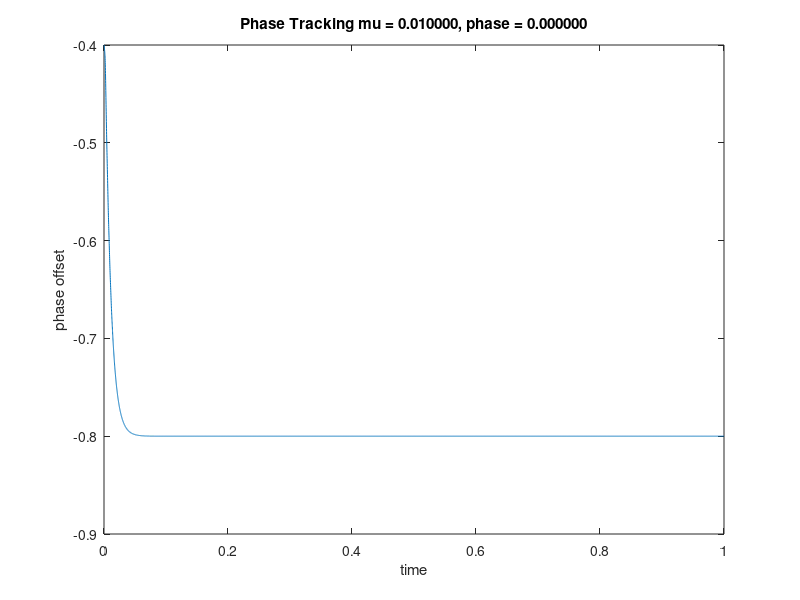

This chart was generated by the following MATLAB code:
% pllsd.m: phase tracking minimizing SD
clear
Ts=1/10000; time=1; t=0:Ts:time-Ts;    % time interval & vector
fc=100;   % carrier freq. and phase
phoff=-0.8; 
%phoff = (pi)*t;                  
%phoff = cos(2*pi*(fc/10)*t);
foffset = 1.0

rp=cos(4*pi*fc*t+2*phoff);             % simplified rec signal
mu=0.01;                               % algorithm stepsize
theta=zeros(1,length(t)); theta(1)=-0.4;  % initialize estimates
fl=25; h=ones(1,fl)/fl;                % averaging coefficients
z=zeros(1,fl);                 % buffer for avg
f0=fc*foffset;  
for k=1:length(t)-1                    % run algorithm
  filtin=(rp(k)-cos(4*pi*f0*t(k)+2*theta(k)))*sin(4*pi*f0*t(k)+2*theta(k));
  z=[z(2:fl), filtin];                 % z contains past inputs
  theta(k+1)=theta(k)-mu*fliplr(h)*z'; % update = z convolve h
end
dummy = 0
plot(t,theta)                             % plot estimated phase
titleText = sprintf("Phase Tracking mu = %f, phase = %f", mu, dummy);
title(titleText)
xlabel('time'); ylabel('phase offset')
